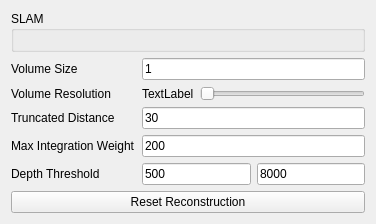
<?xml version="1.0" encoding="UTF-8"?>
<ui version="4.0">
 <class>InspectorSLAM</class>
 <widget class="QWidget" name="InspectorSLAM">
  <property name="geometry">
   <rect>
    <x>0</x>
    <y>0</y>
    <width>376</width>
    <height>220</height>
   </rect>
  </property>
  <property name="windowTitle">
   <string>Form</string>
  </property>
  <layout class="QVBoxLayout" name="verticalLayout">
   <item>
    <widget class="QGroupBox" name="groupBox">
     <property name="title">
      <string>SLAM</string>
     </property>
     <layout class="QVBoxLayout" name="verticalLayout_2"/>
    </widget>
   </item>
   <item>
    <layout class="QGridLayout" name="gridLayout_2">
     <item row="0" column="1">
      <widget class="QLineEdit" name="m_pVolumeSizeLE">
       <property name="text">
        <string>1</string>
       </property>
      </widget>
     </item>
     <item row="1" column="0">
      <widget class="QLabel" name="label_2">
       <property name="text">
        <string>Volume Resolution</string>
       </property>
      </widget>
     </item>
     <item row="2" column="0">
      <widget class="QLabel" name="label_3">
       <property name="text">
        <string>Truncated Distance</string>
       </property>
      </widget>
     </item>
     <item row="0" column="0">
      <widget class="QLabel" name="label">
       <property name="text">
        <string>Volume Size</string>
       </property>
      </widget>
     </item>
     <item row="3" column="0">
      <widget class="QLabel" name="label_4">
       <property name="text">
        <string>Max Integration Weight</string>
       </property>
      </widget>
     </item>
     <item row="2" column="1">
      <widget class="QLineEdit" name="m_pTruncatedDistanceLE">
       <property name="text">
        <string>30</string>
       </property>
      </widget>
     </item>
     <item row="3" column="1">
      <widget class="QLineEdit" name="m_pMaxIntegrationWeightLE">
       <property name="text">
        <string>200</string>
       </property>
      </widget>
     </item>
     <item row="4" column="0">
      <widget class="QLabel" name="label_5">
       <property name="text">
        <string>Depth Threshold</string>
       </property>
      </widget>
     </item>
     <item row="4" column="1">
      <layout class="QHBoxLayout" name="horizontalLayout">
       <item>
        <widget class="QLineEdit" name="m_pMinDepthLE">
         <property name="text">
          <string>500</string>
         </property>
        </widget>
       </item>
       <item>
        <widget class="QLineEdit" name="m_pMaxDepthLE">
         <property name="text">
          <string>8000</string>
         </property>
        </widget>
       </item>
      </layout>
     </item>
     <item row="1" column="1">
      <layout class="QHBoxLayout" name="horizontalLayout_2">
       <item>
        <widget class="QLabel" name="m_pResolutionTL">
         <property name="text">
          <string>TextLabel</string>
         </property>
        </widget>
       </item>
       <item>
        <widget class="QSlider" name="m_pResolutionHS">
         <property name="orientation">
          <enum>Qt::Horizontal</enum>
         </property>
        </widget>
       </item>
      </layout>
     </item>
    </layout>
   </item>
   <item>
    <widget class="QPushButton" name="m_pReconstructButton">
     <property name="text">
      <string>Reset Reconstruction</string>
     </property>
    </widget>
   </item>
   <item>
    <spacer name="verticalSpacer">
     <property name="orientation">
      <enum>Qt::Vertical</enum>
     </property>
     <property name="sizeHint" stdset="0">
      <size>
       <width>20</width>
       <height>40</height>
      </size>
     </property>
    </spacer>
   </item>
  </layout>
 </widget>
 <resources/>
 <connections>
  <connection>
   <sender>m_pReconstructButton</sender>
   <signal>clicked()</signal>
   <receiver>InspectorSLAM</receiver>
   <slot>valueChanged()</slot>
   <hints>
    <hint type="sourcelabel">
     <x>187</x>
     <y>193</y>
    </hint>
    <hint type="destinationlabel">
     <x>187</x>
     <y>131</y>
    </hint>
   </hints>
  </connection>
  <connection>
   <sender>m_pResolutionHS</sender>
   <signal>sliderMoved(int)</signal>
   <receiver>InspectorSLAM</receiver>
   <slot>sliderValueChanged(int)</slot>
   <hints>
    <hint type="sourcelabel">
     <x>274</x>
     <y>85</y>
    </hint>
    <hint type="destinationlabel">
     <x>187</x>
     <y>109</y>
    </hint>
   </hints>
  </connection>
 </connections>
 <slots>
  <slot>valueChanged()</slot>
  <slot>sliderValueChanged(int)</slot>
 </slots>
</ui>
